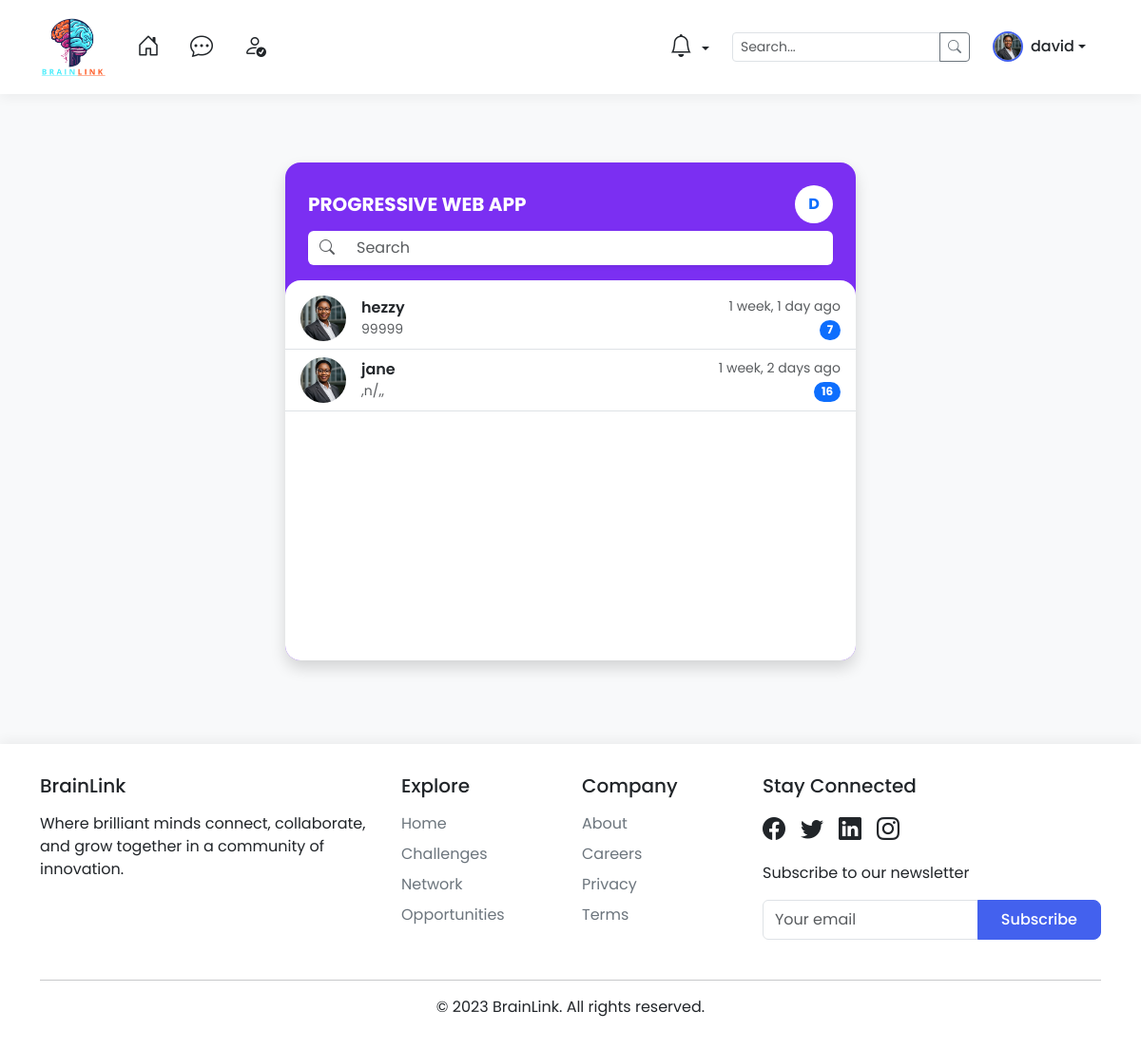
Page /messages/ (signed in) on the earlier database version.
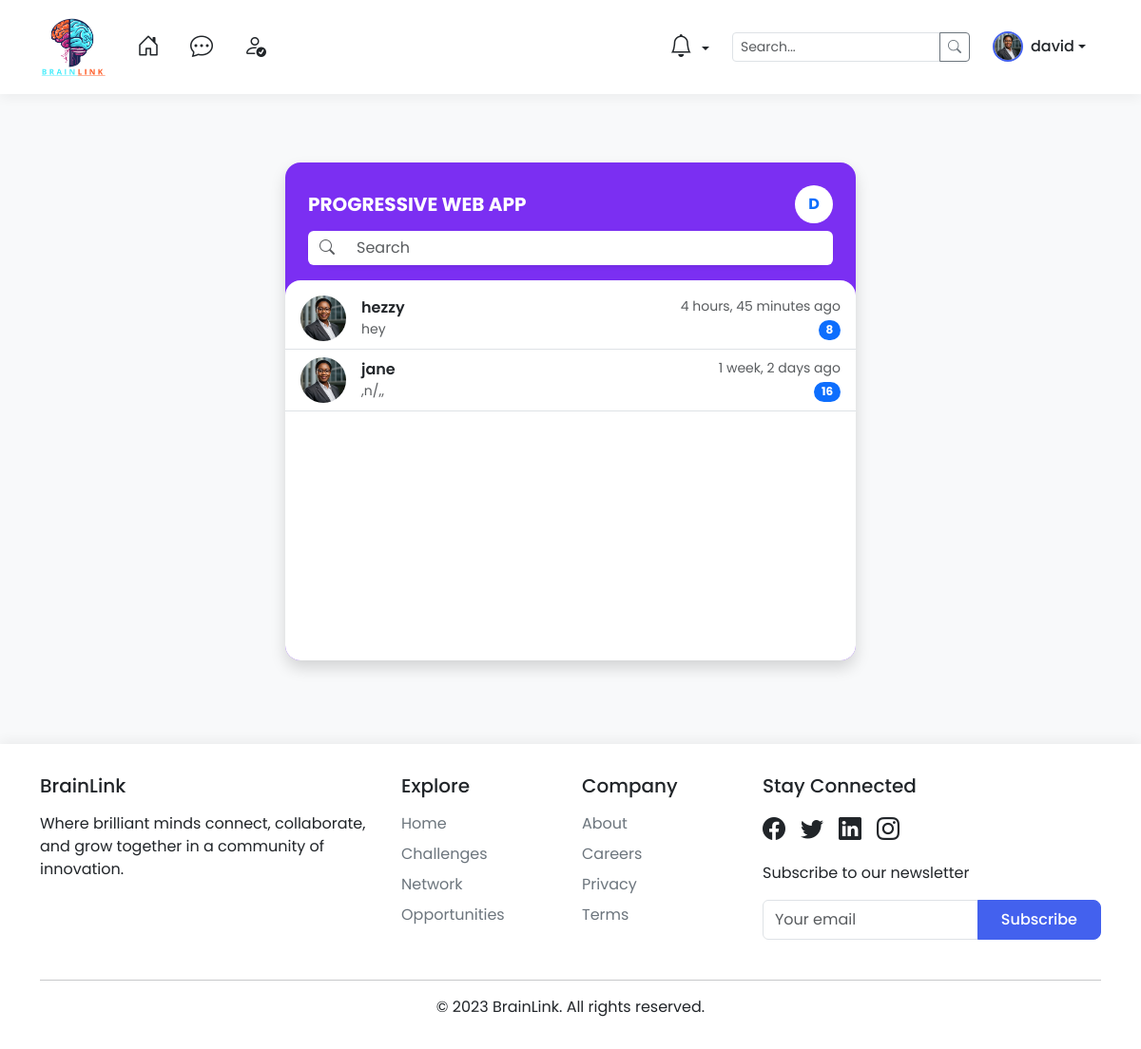
Same page on the later database version.
### core/models.py (models this page shows, shortened)
class User(AbstractUser):
    USER_ROLES = [
        ('super_super', 'Super Super User'),
        ('super', 'Super User'),
        ('admin', 'Admin'),
        ('mentor', 'Mentor'),
        ('student', 'Student'),
        ('recruiter', 'Recruiter'),
        ('sponsor', 'Sponsor'),
    ]
    role = models.CharField(max_length=20, choices=USER_ROLES, default='student')
    is_verified = models.BooleanField(default=False)
    phone = models.CharField(max_length=20, blank=True, null=True)

class Message(models.Model):
    sender = models.ForeignKey(User, on_delete=models.CASCADE, related_name='sent_messages')
    recipient = models.ForeignKey(User, on_delete=models.CASCADE, related_name='received_messages')
    content = models.TextField(blank=True, null=True)
    timestamp = models.DateTimeField(auto_now_add=True)
    read = models.BooleanField(default=False)
    file = models.FileField(upload_to='chat_attachments/', null=True, blank=True)
    file_name = models.CharField(max_length=255, null=True, blank=True)
    file_type = models.CharField(max_length=50, null=True, blank=True) # e.g., 'image/jpeg', 'application/pdf'
    class Meta:
        ordering = ['timestamp'] # Keep messages ordered by time

### core/views.py (the view)
# urls.py: path('messages/', chat_list_history, name='message_list_view'),
@login_required
def chat_list_history(request):
    current_user = request.user
    messages = Message.objects.filter(Q(sender=current_user) | Q(recipient=current_user))
    latest_messages = messages.values('sender', 'recipient').annotate(
        last_message_time=Max('timestamp')
    ).order_by('-last_message_time')
    conversations = []
    seen_user_ids = set()
    for entry in latest_messages:
        other_user_id = entry['recipient'] if entry['sender'] == current_user.id else entry['sender']
        if other_user_id not in seen_user_ids:
            other_user = User.objects.get(id=other_user_id)
            last_message = Message.objects.filter(
                (Q(sender=current_user, recipient=other_user) | Q(sender=other_user, recipient=current_user))
            ).order_by('-timestamp').first()
            unread_count = Message.objects.filter(
                sender=other_user,
                recipient=current_user,
                read=False
            ).count()
            conversations.append({
                'user': other_user,
                'last_message': last_message,
                'unread_count': unread_count,
            })
            seen_user_ids.add(other_user_id)
    context = {
        'conversations': conversations
    }
    return render(request, 'messages/chat_history.html', context)

### core/templates/messages/chat_history.html (shortened to what this page needs)
{% extends 'base.html' %}
{% load static %}
{% block content %}
<div class="chat-history-mobile rounded-4 mx-auto my-3 shadow" style="max-width: 600px; background: #7B2FF2;">
    <div class="p-4 pb-2 d-flex align-items-center justify-content-between">
        <h5 class="text-white fw-bold mb-0">PROGRESSIVE WEB APP</h5>
        <div class="rounded-circle bg-white d-flex align-items-center justify-content-center" style="width:40px; height:40px;">
            <span class="fw-bold text-primary">{{ request.user.username|first|upper }}</span>
        </div>
    </div>
    <div class="px-4 pb-3">
        <div class="input-group rounded-pill bg-white shadow-sm">
            <span class="input-group-text bg-white border-0"><i class="bi bi-search text-muted"></i></span>
            <input type="text" class="form-control border-0 bg-white" id="chat-search" placeholder="Search" style="box-shadow:none;">
        </div>
    </div>
    <div class="chat-list bg-white rounded-top-4 pt-2" style="min-height: 400px;">
        {% if conversations %}
            {% for convo in conversations %}
            <a href="{% url 'chat_view' convo.user.username %}" class="d-flex align-items-center px-3 py-2 text-decoration-none chat-history-row border-bottom">
                <img src="{% if convo.user.profile.profile_pic %}{{ convo.user.profile.profile_pic.url }}{% else %}{% static 'images/default-profile.jpg' %}{% endif %}"
                     class="rounded-circle me-3" style="width:48px; height:48px; object-fit:cover;">
                <div class="flex-grow-1">
                    <div class="fw-semibold text-dark">{{ convo.user.get_full_name|default:convo.user.username }}</div>
                    <div class="text-muted small text-truncate" style="max-width: 200px;">
                        {{ convo.last_message.content|default:"[Attachment]"|truncatechars:40 }}
                    </div>
                </div>
                <div class="text-end ms-2 d-flex flex-column align-items-end">
                    <small class="text-muted">{{ convo.last_message.timestamp|timesince }} ago</small>
                    {% if convo.unread_count > 0 %}
                    <span class="badge rounded-pill bg-primary mt-1">{{ convo.unread_count }}</span>
                    {% endif %}
                </div>
            </a>
            {% endfor %}
        {% else %}
            <div class="p-4 text-center text-muted">No chats yet. Start a conversation!</div>
        {% endif %}
    </div>
</div>
{% endblock %}

### core/templates/base.html (shortened to what this page needs)
{% load static %}
<!DOCTYPE html>
<html lang="en">
<head>
    <link href="https://cdn.jsdelivr.net/npm/bootstrap@5.3.0/dist/css/bootstrap.min.css" rel="stylesheet">
    <link rel="stylesheet" href="https://cdn.jsdelivr.net/npm/bootstrap-icons@1.10.0/font/bootstrap-icons.css">
</head>
<body>
        {% if user.is_authenticated %}
    <nav class="navbar navbar-expand-lg sticky-top">
        <div class="container">
            <a class="navbar-brand d-flex align-items-center" href="{% url 'home' %}">
                <img src="{% static 'images/BrainLink.png' %}" alt="BrainLink Logo">
            </a>
            <div class="collapse navbar-collapse" id="mainNav">
                <ul class="navbar-nav me-auto mb-2 mb-lg-0">
                    <li class="nav-item">
                        <a class="nav-link {% if request.resolver_match.url_name == 'home' %}active{% endif %}" href="{% url 'home' %}" title="Home" data-bs-toggle="tooltip" data-bs-placement="bottom">
                            <i class="bi bi-house-door fw-bold fs-4"></i>
                        </a>
                    </li>
                    <li class="nav-item">
                        <a class="nav-link" href="{% url 'chat_list_history' %}" title="Chat" data-bs-toggle="tooltip" data-bs-placement="bottom">
                            <i class="bi bi-chat-dots fw-bold fs-4"></i>
                        </a>
                    </li>
                    <li class="nav-item">
                        <a class="nav-link" href="{% url 'connections_view' %}" title="Connections" data-bs-toggle="tooltip" data-bs-placement="bottom">
                            <i class="bi bi-person-check fw-bold fs-4"></i>
                        </a>
                    </li>
                </ul>
                <ul class="navbar-nav align-items-center">
                    {% if request.user.is_authenticated %}
                        <li class="nav-item dropdown">
                            <a class="nav-link dropdown-toggle" href="#" id="notificationsDropdown" role="button" data-bs-toggle="dropdown" aria-expanded="false" title="Notifications" data-bs-toggle="tooltip" data-bs-placement="bottom">
                                <i class="bi bi-bell fw-bold fs-4 position-relative">
                                </i>
                            </a>
                        </li>
                    {% endif %}
                    <li class="nav-item ms-lg-2">
                        <div class="input-group" style="max-width: 250px;">
                            <input type="text" class="form-control form-control-sm" placeholder="Search...">
                            <button class="btn btn-outline-secondary btn-sm" type="button">
                                <i class="bi bi-search"></i>
                            </button>
                        </div>
                    </li>
                    <li class="nav-item dropdown ms-lg-2">
                        <a href="#" class="nav-link d-flex align-items-center text-decoration-none dropdown-toggle p-0" id="userDropdown" role="button" data-bs-toggle="dropdown" aria-expanded="false">
                            {% if user.profile.profile_pic %}
                            <img src="{{ user.profile.profile_pic.url }}" class="profile-img" alt="Profile">
                            {% else %}
                            <img src="{% static 'images/default-profile.jpg' %}" class="profile-img" alt="Profile">
                            {% endif %}
                            <span class="d-none d-lg-inline ms-2">{{ user.username }}</span>
                        </a>
                    </li>
                </ul>
            </div>
        </div>
    </nav>
    {% endif %}
    <main class="container my-4">
        {% block content %}{% endblock %}
    </main>
    <footer class="mt-auto">
        <div class="container">
            <div class="row">
                <div class="col-md-4 mb-4">
                    <h5 class="mb-3">BrainLink</h5>
                    <p>Where brilliant minds connect, collaborate, and grow together in a community of innovation.</p>
                </div>
                <div class="col-md-2 mb-4">
                    <h5 class="mb-3">Explore</h5>
                    <ul class="list-unstyled footer-links">
                        <li class="mb-2"><a href="#">Home</a></li>
                        <li class="mb-2"><a href="#">Challenges</a></li>
                        <li class="mb-2"><a href="#">Network</a></li>
                        <li class="mb-2"><a href="#">Opportunities</a></li>
                    </ul>
                </div>
                <div class="col-md-2 mb-4">
                    <h5 class="mb-3">Company</h5>
                    <ul class="list-unstyled footer-links">
                        <li class="mb-2"><a href="#">About</a></li>
                        <li class="mb-2"><a href="#">Careers</a></li>
                        <li class="mb-2"><a href="#">Privacy</a></li>
                        <li class="mb-2"><a href="#">Terms</a></li>
                    </ul>
                </div>
                <div class="col-md-4 mb-4">
                    <h5 class="mb-3">Stay Connected</h5>
                    <div class="d-flex mb-3">
                        <a href="#" class="me-3 text-dark"><i class="bi bi-facebook fs-4"></i></a>
                        <a href="https://x.com/Kvng_Hezzy" class="me-3 text-dark"><i class="bi bi-twitter fs-4"></i></a>
                        <a href="https://www.linkedin.com/in/profhezzy/" class="me-3 text-dark"><i class="bi bi-linkedin fs-4"></i></a>
                        <a href="https://www.instagram.com/prof_hezzy94/" class="me-3 text-dark"><i class="bi bi-instagram fs-4"></i></a>
                    </div>
                    <p>Subscribe to our newsletter</p>
                    <div class="input-group">
                        <input type="email" class="form-control" placeholder="Your email">
                        <button class="btn btn-primary" type="button">Subscribe</button>
                    </div>
                </div>
            </div>
            <hr>
            <div class="text-center">
                <p class="mb-0">© 2023 BrainLink. All rights reserved.</p>
            </div>
        </div>
    </footer>
</body>
</html>

### core/templates/base.html (style rules this page uses)
:root { --primary-color: #4361ee; --secondary-color: #3f37c9; --accent-color: #4cc9f0; --light-bg: #f8f9fa; --dark-text: #212529; --light-text: #6c757d; }
body { font-family: 'Poppins', sans-serif; background-color: var(--light-bg); color: var(--dark-text); min-height: 100vh; display: flex; flex-direction: column; }
.navbar { background-color: white; box-shadow: 0 4px 12px rgba(0, 0, 0, 0.05); padding: 0.8rem 0; }
.navbar-brand img { width: 70px; height: auto; }
.nav-link { font-weight: 500; color: var(--dark-text) !important; padding: 0.5rem 1rem !important; transition: all 0.3s ease; }
.profile-img { width: 32px; height: 32px; border-radius: 50%; object-fit: cover; border: 2px solid var(--primary-color); }
main { flex: 1; padding-top: 2rem; padding-bottom: 3rem; }
.btn-primary { background-color: var(--primary-color); border-color: var(--primary-color); padding: 0.5rem 1.5rem; border-radius: 8px; font-weight: 500; }
footer { background-color: white; padding: 2rem 0; box-shadow: 0 -4px 12px rgba(0, 0, 0, 0.05); }
.footer-links a { color: var(--light-text); text-decoration: none; transition: color 0.3s; }

### core/templates/messages/chat_history.html (style rules this page uses)
.chat-history-mobile { background: #7B2FF2; border-radius: 30px; overflow: hidden; }
.chat-list { background: #fff; border-radius: 30px 30px 0 0; }

Differences in the rows shown:
changed User "hezzy": last_message.content "99999" → "hey"; last_message.timestamp "1 week, 1 day" → "4 hours, 45 minutes"; unread_count "7" → "8"
